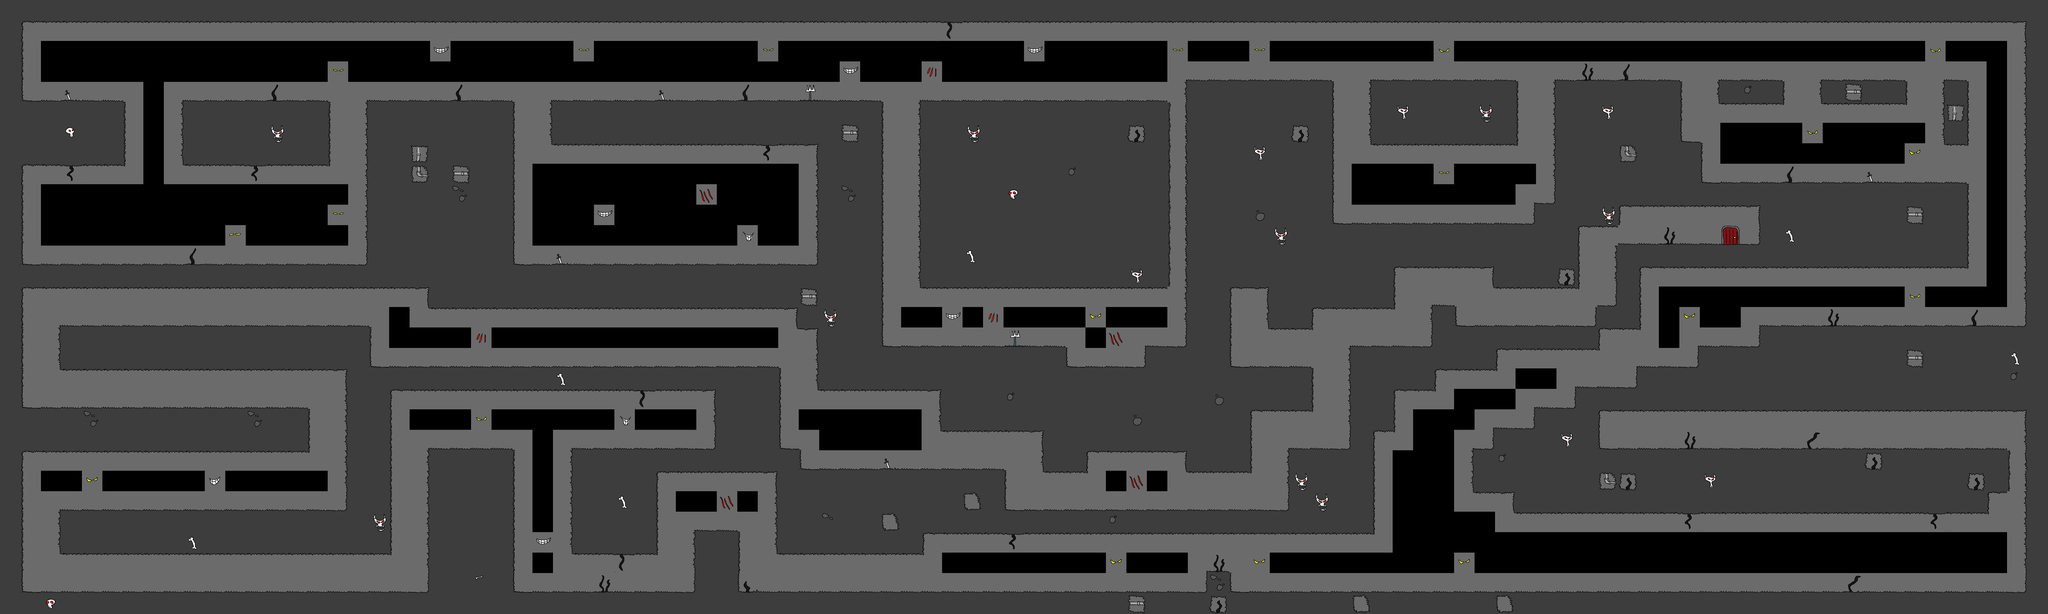

Below is a game level as drawn by its tile map, then a one-line description and the .tmx that defines it (tile-layer data replaced by summaries):
An orthogonal 100x30 tile map with 64x64 px tiles, 1 tile layer (map) and 113 objects.

<map version="1.0" orientation="orthogonal" width="100" height="30" tilewidth="64" tileheight="64">
 <tileset firstgid="1" name="tiles" tilewidth="64" tileheight="64">
  <image source="tiles.png" />
 </tileset>
 <layer name="map" width="100" height="30">
  <data>[3000 cells, 2522 non-empty, 49 distinct tile ids]</data>
 </layer>
 <objectgroup name="gnomes" width="100" height="30">
  <object name="" x="2488" y="286" />
  <object name="" x="3036" y="284" />
  <object name="" x="3138" y="284" />
  <object name="" x="3438" y="284" />
  <object name="" x="3544" y="292" />
  <object name="" x="3114" y="1046" />
  <object name="" x="3640" y="1046" />
  <object name="" x="3916" y="222" />
  <object name="" x="3428" y="1116" />
  <object name="" x="2888" y="1042" />
  <object name="" x="4520" y="666" />
  <object name="" x="4394" y="210" />
  <object name="" x="4244" y="654" />
  <object name="" x="4942" y="210" />
  <object name="" x="5160" y="220" />
  <object name="" x="5272" y="408" />
  <object name="" x="5382" y="546" />
  <object name="" x="5402" y="218" />
  <object name="" x="5380" y="1054" width="2" />
  <object name="" x="5796" y="994" />
  <object name="" x="5216" y="1118" />
  <object name="" x="4860" y="1248" />
  <object name="" x="4346" y="1806" />
  <object name="" x="4718" y="1830" width="2" />
  <object name="" x="5098" y="1818" />
  <object name="" x="5358" y="1830" />
  <object name="" x="4730" y="1314" />
  <object name="" x="4116" y="1810" />
  <object name="" x="3872" y="1576" />
  <object name="" x="3944" y="1830" />
  <object name="" x="4560" y="1820" />
  <object name="" x="4926" y="1812" />
  <object name="" x="6078" y="982" />
  <object name="" x="5870" y="988" />
  <object name="" x="5688" y="540" />
  <object name="" x="5886" y="546" />
  <object name="" x="5794" y="222" />
  <object name="" x="5878" y="224" />
  <object name="" x="6088" y="1830" />
  <object name="" x="5840" y="1806" />
  <object name="" x="3312" y="1828" />
  <object name="" x="3100" y="1824" />
  <object name="" x="786" y="294" />
  <object name="" x="1388" y="280" />
  <object name="" x="1772" y="778" />
  <object name="" x="954" y="778" />
  <object name="" x="480" y="766" />
  <object name="" x="2094" y="788" />
  <object name="" x="1972" y="286" />
  <object name="" x="220" y="1234" />
  <object name="" x="592" y="1242" />
  <object name="" x="776" y="1240" />
  <object name="" x="876" y="1562" />
  <object name="" x="568" y="1552" />
  <object name="" x="392" y="1558" />
  <object name="" x="254" y="1822" />
  <object name="" x="374" y="1826" />
  <object name="" x="630" y="1830" />
  <object name="" x="772" y="1830" width="2" />
  <object name="" x="932" y="1822" />
  <object name="" x="1206" y="1834" width="4" />
  <object name="" x="560" y="992" height="2" />
  <object name="" x="974" y="990" />
  <object name="" x="1418" y="1358" />
  <object name="" x="1524" y="1368" />
  <object name="" x="1728" y="1818" />
  <object name="" x="1964" y="1818" />
  <object name="" x="1918" y="1372" />
  <object name="" x="2160" y="1372" />
  <object name="" x="2238" y="1620" />
  <object name="" x="2446" y="1828" />
  <object name="" x="2772" y="1830" />
  <object name="" x="2640" y="1424" />
  <object name="" x="2816" y="1438" />
  <object name="" x="3072" y="1442" />
  <object name="" x="3246" y="1578" />
  <object name="" x="3400" y="1560" />
  <object name="" x="3554" y="1562" width="6" height="2" />
  <object name="" x="3740" y="1566" />
  <object name="" x="4066" y="1376" />
  <object name="" x="4152" y="1378" />
  <object name="" x="3898" y="1110" />
  <object name="" x="4028" y="1114" />
  <object name="" x="4274" y="1056" />
  <object name="" x="4422" y="1044" />
  <object name="" x="4642" y="982" />
  <object name="" x="4918" y="988" />
  <object name="" x="5156" y="1370" />
  <object name="" x="5498" y="1364" />
  <object name="" x="5938" y="1368" />
  <object name="" x="5150" y="726" />
 </objectgroup>
 <objectgroup name="magicians" width="100" height="30">
  <object name="" x="3808" y="230" />
  <object name="" x="3316" y="290" />
  <object name="" x="4690" y="218" />
  <object name="" x="5504" y="216" />
  <object name="" x="5584" y="998" />
  <object name="" x="5494" y="1824" />
  <object name="" x="4826" y="1824" />
  <object name="" x="3632" y="1820" />
  <object name="" x="5300" y="738" />
  <object name="" x="4766" y="988" />
  <object name="" x="5082" y="1370" />
  <object name="" x="3624" y="1564" />
  <object name="" x="2918" y="1430" />
  <object name="" x="3984" y="1114" />
  <object name="" x="2586" y="1822" />
  <object name="" x="2020" y="1362" />
  <object name="" x="662" y="1560" />
  <object name="" x="452" y="1244" />
  <object name="" x="472" y="982" />
  <object name="" x="464" y="1820" />
  <object name="" x="1164" y="1822" />
 </objectgroup>
 <objectgroup name="complete" width="100" height="30">
  <object name="" x="5412" y="730" />
 </objectgroup>
</map>
